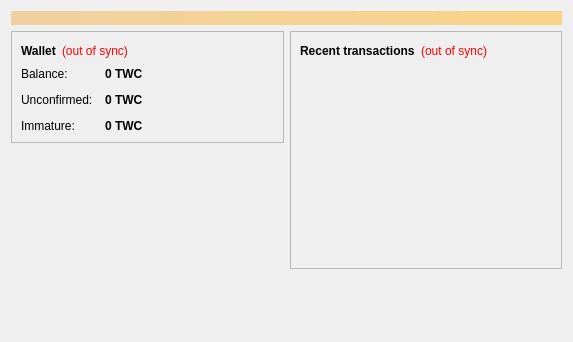
<?xml version="1.0" encoding="UTF-8"?>
<ui version="4.0">
 <class>OverviewPage</class>
 <widget class="QWidget" name="OverviewPage">
  <property name="geometry">
   <rect>
    <x>0</x>
    <y>0</y>
    <width>573</width>
    <height>342</height>
   </rect>
  </property>
  <property name="windowTitle">
   <string>Form</string>
  </property>
  <layout class="QVBoxLayout" name="topLayout">
   <item>
    <widget class="QLabel" name="labelAlerts">
     <property name="visible">
      <bool>false</bool>
     </property>
     <property name="styleSheet">
      <string notr="true">background-color: qlineargradient(x1: 0, y1: 0, x2: 1, y2: 0, stop:0 #F0D0A0, stop:1 #F8D488); color:#000000;</string>
     </property>
     <property name="wordWrap">
      <bool>true</bool>
     </property>
     <property name="margin">
      <number>3</number>
     </property>
    </widget>
   </item>
   <item>
    <layout class="QHBoxLayout" name="horizontalLayout" stretch="1,1">
     <item>
      <layout class="QVBoxLayout" name="verticalLayout_2">
       <item>
        <widget class="QFrame" name="frame">
         <property name="frameShape">
          <enum>QFrame::StyledPanel</enum>
         </property>
         <property name="frameShadow">
          <enum>QFrame::Raised</enum>
         </property>
         <layout class="QVBoxLayout" name="verticalLayout_4">
          <item>
           <layout class="QHBoxLayout" name="horizontalLayout_4">
            <item>
             <widget class="QLabel" name="label_5">
              <property name="font">
               <font>
                <weight>75</weight>
                <bold>true</bold>
               </font>
              </property>
              <property name="text">
               <string>Wallet</string>
              </property>
             </widget>
            </item>
            <item>
             <widget class="QLabel" name="labelWalletStatus">
              <property name="toolTip">
               <string>The displayed information may be out of date. Your wallet automatically synchronizes with the TwilightCoin network after a connection is established, but this process has not completed yet.</string>
              </property>
              <property name="styleSheet">
               <string notr="true">QLabel { color: red; }</string>
              </property>
              <property name="text">
               <string notr="true">(out of sync)</string>
              </property>
              <property name="alignment">
               <set>Qt::AlignLeading|Qt::AlignLeft|Qt::AlignVCenter</set>
              </property>
             </widget>
            </item>
            <item>
             <spacer name="horizontalSpacer_2">
              <property name="orientation">
               <enum>Qt::Horizontal</enum>
              </property>
              <property name="sizeHint" stdset="0">
               <size>
                <width>40</width>
                <height>20</height>
               </size>
              </property>
             </spacer>
            </item>
           </layout>
          </item>
          <item>
           <layout class="QFormLayout" name="formLayout_2">
            <property name="fieldGrowthPolicy">
             <enum>QFormLayout::AllNonFixedFieldsGrow</enum>
            </property>
            <property name="horizontalSpacing">
             <number>12</number>
            </property>
            <property name="verticalSpacing">
             <number>12</number>
            </property>
            <item row="0" column="0">
             <widget class="QLabel" name="label">
              <property name="text">
               <string>Balance:</string>
              </property>
             </widget>
            </item>
            <item row="0" column="1">
             <widget class="QLabel" name="labelBalance">
              <property name="font">
               <font>
                <weight>75</weight>
                <bold>true</bold>
               </font>
              </property>
              <property name="cursor">
               <cursorShape>IBeamCursor</cursorShape>
              </property>
              <property name="toolTip">
               <string>Your current balance</string>
              </property>
              <property name="text">
               <string notr="true">0 TWC</string>
              </property>
              <property name="textInteractionFlags">
               <set>Qt::LinksAccessibleByMouse|Qt::TextSelectableByKeyboard|Qt::TextSelectableByMouse</set>
              </property>
             </widget>
            </item>
            <item row="1" column="0">
             <widget class="QLabel" name="label_3">
              <property name="text">
               <string>Unconfirmed:</string>
              </property>
             </widget>
            </item>
            <item row="1" column="1">
             <widget class="QLabel" name="labelUnconfirmed">
              <property name="font">
               <font>
                <weight>75</weight>
                <bold>true</bold>
               </font>
              </property>
              <property name="cursor">
               <cursorShape>IBeamCursor</cursorShape>
              </property>
              <property name="toolTip">
               <string>Total of transactions that have yet to be confirmed, and do not yet count toward the current balance</string>
              </property>
              <property name="text">
               <string notr="true">0 TWC</string>
              </property>
              <property name="textInteractionFlags">
               <set>Qt::LinksAccessibleByMouse|Qt::TextSelectableByKeyboard|Qt::TextSelectableByMouse</set>
              </property>
             </widget>
            </item>
            <item row="2" column="0">
             <widget class="QLabel" name="labelImmatureText">
              <property name="text">
               <string>Immature:</string>
              </property>
             </widget>
            </item>
            <item row="2" column="1">
             <widget class="QLabel" name="labelImmature">
              <property name="font">
               <font>
                <weight>75</weight>
                <bold>true</bold>
               </font>
              </property>
              <property name="toolTip">
               <string>Mined balance that has not yet matured</string>
              </property>
              <property name="text">
               <string notr="true">0 TWC</string>
              </property>
              <property name="textInteractionFlags">
               <set>Qt::LinksAccessibleByMouse|Qt::TextSelectableByKeyboard|Qt::TextSelectableByMouse</set>
              </property>
             </widget>
            </item>
           </layout>
          </item>
         </layout>
        </widget>
       </item>
       <item>
        <spacer name="verticalSpacer">
         <property name="orientation">
          <enum>Qt::Vertical</enum>
         </property>
         <property name="sizeHint" stdset="0">
          <size>
           <width>20</width>
           <height>40</height>
          </size>
         </property>
        </spacer>
       </item>
      </layout>
     </item>
     <item>
      <layout class="QVBoxLayout" name="verticalLayout_3">
       <item>
        <widget class="QFrame" name="frame_2">
         <property name="frameShape">
          <enum>QFrame::StyledPanel</enum>
         </property>
         <property name="frameShadow">
          <enum>QFrame::Raised</enum>
         </property>
         <layout class="QVBoxLayout" name="verticalLayout">
          <item>
           <layout class="QHBoxLayout" name="horizontalLayout_2">
            <item>
             <widget class="QLabel" name="label_4">
              <property name="text">
               <string>&lt;b&gt;Recent transactions&lt;/b&gt;</string>
              </property>
             </widget>
            </item>
            <item>
             <widget class="QLabel" name="labelTransactionsStatus">
              <property name="toolTip">
               <string>The displayed information may be out of date. Your wallet automatically synchronizes with the TwilightCoin network after a connection is established, but this process has not completed yet.</string>
              </property>
              <property name="styleSheet">
               <string notr="true">QLabel { color: red; }</string>
              </property>
              <property name="text">
               <string notr="true">(out of sync)</string>
              </property>
              <property name="alignment">
               <set>Qt::AlignRight|Qt::AlignTrailing|Qt::AlignVCenter</set>
              </property>
             </widget>
            </item>
            <item>
             <spacer name="horizontalSpacer">
              <property name="orientation">
               <enum>Qt::Horizontal</enum>
              </property>
              <property name="sizeHint" stdset="0">
               <size>
                <width>40</width>
                <height>20</height>
               </size>
              </property>
             </spacer>
            </item>
           </layout>
          </item>
          <item>
           <widget class="QListView" name="listTransactions">
            <property name="styleSheet">
             <string notr="true">QListView { background: transparent; }</string>
            </property>
            <property name="frameShape">
             <enum>QFrame::NoFrame</enum>
            </property>
            <property name="verticalScrollBarPolicy">
             <enum>Qt::ScrollBarAlwaysOff</enum>
            </property>
            <property name="horizontalScrollBarPolicy">
             <enum>Qt::ScrollBarAlwaysOff</enum>
            </property>
            <property name="selectionMode">
             <enum>QAbstractItemView::NoSelection</enum>
            </property>
           </widget>
          </item>
         </layout>
        </widget>
       </item>
       <item>
        <spacer name="verticalSpacer_2">
         <property name="orientation">
          <enum>Qt::Vertical</enum>
         </property>
         <property name="sizeHint" stdset="0">
          <size>
           <width>20</width>
           <height>40</height>
          </size>
         </property>
        </spacer>
       </item>
      </layout>
     </item>
    </layout>
   </item>
  </layout>
 </widget>
 <resources/>
 <connections/>
</ui>
